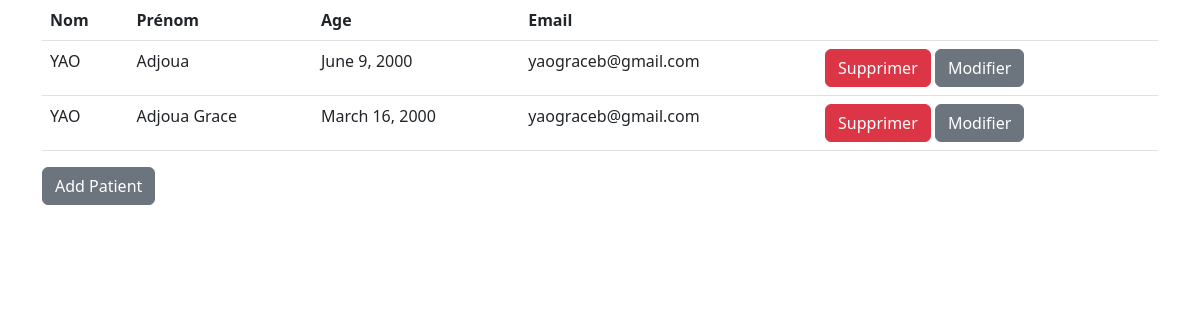
Before: / with the older database file.
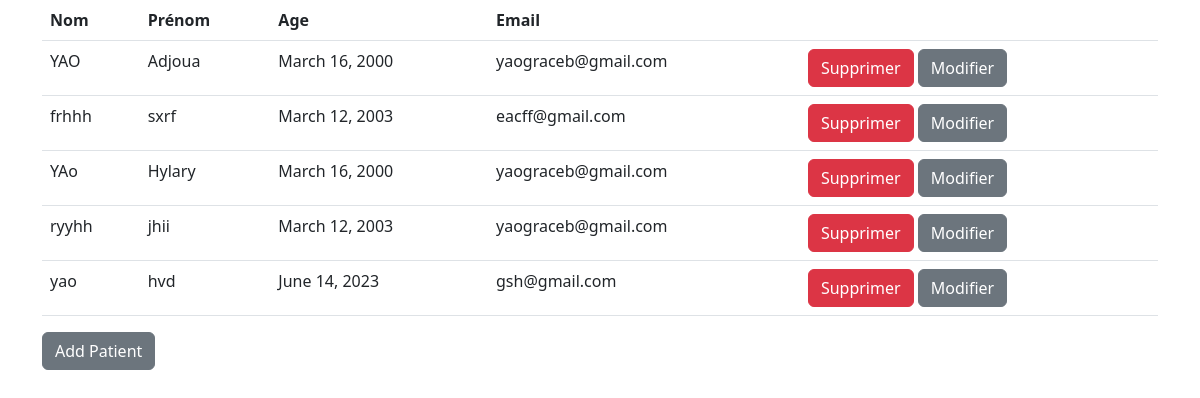
After: the same page with the newer database file.
### patient/models.py (models this page shows, shortened)
class Patient(models.Model):
    nom = models.CharField(max_length= 200)
    prenom = models.CharField(max_length= 200)
    email = models.EmailField()
    date_de_naissance = models.DateField()

### patient/views.py (the view)
# urls.py: path('', views.liste,name = "liste"),
def liste(request):
    patients = Patient.objects.all()
    return render(request, 'patient/liste.html',{'patients': patients})

### patient/templates/patient/liste.html (shortened to what this page needs)
<!DOCTYPE html>
<html lang="en">
<head>
    <link href="https://cdn.jsdelivr.net/npm/bootstrap@5.3.0/dist/css/bootstrap.min.css" rel="stylesheet">
</head>
<body>
    <div class="container">
        <table class="table">
            <thead class="thead-dark">
              <tr>
                <th>Nom</th>
                <th>Prénom</th>
                <th>Age</th>
                <th>Email</th>
                <th></th>
              </tr>
            </thead>
            <tbody>
                {% for patient in patients%}
                    <tr>
                        <td>{{patient.nom}}</td>
                        <td>{{patient.prenom}}</td>
                        <td>{{patient.date_de_naissance}}</td>
                        <td>{{patient.email}}</td>
                        <td><a href="{% url 'delete' id=patient.id %}" class="btn btn-danger">Supprimer</a>
                        <a href="{% url 'modifier' id=patient.id %}" class="btn btn-secondary">Modifier</a></td>
                    </tr>
                    {% endfor %}
            </tbody>
          </table>
          <a href="{% url 'patient'%}" class="btn btn-secondary">Add Patient</a>
    </div>
</body>
</html>

Changed rows visible on the page:
removed Patient: nom "YAO", prenom "Adjoua", date_de_naissance "June 9, 2000", email "yaograceb@gmail.com"
changed Patient "YAO": prenom "Adjoua Grace" → "Adjoua"
added Patient: nom "frhhh", prenom "sxrf", date_de_naissance "March 12, 2003", email "eacff@gmail.com"
added Patient: nom "YAo", prenom "Hylary", date_de_naissance "March 16, 2000", email "yaograceb@gmail.com"
added Patient: nom "ryyhh", prenom "jhii", date_de_naissance "March 12, 2003", email "yaograceb@gmail.com"
added Patient: nom "yao", prenom "hvd", date_de_naissance "June 14, 2023", email "gsh@gmail.com"
